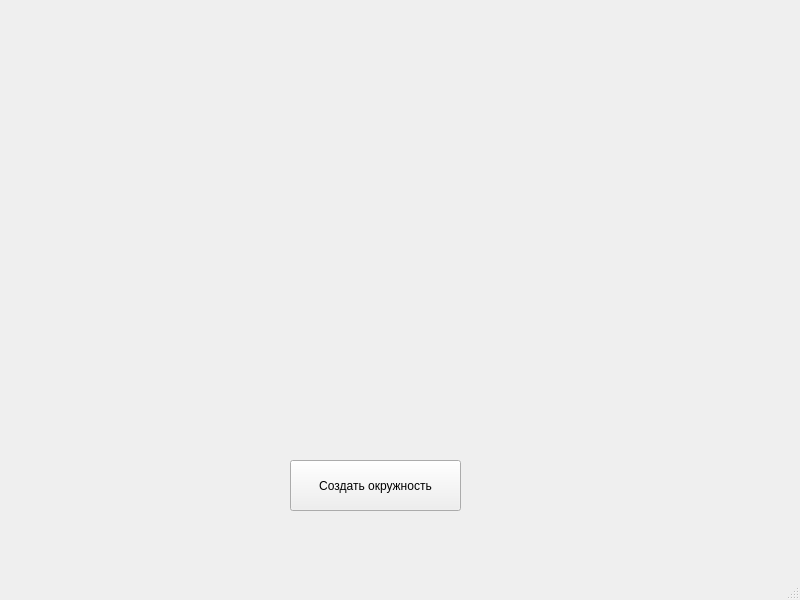
<?xml version="1.0" encoding="UTF-8"?>
<ui version="4.0">
 <class>MainWindow</class>
 <widget class="QMainWindow" name="MainWindow">
  <property name="geometry">
   <rect>
    <x>0</x>
    <y>0</y>
    <width>800</width>
    <height>600</height>
   </rect>
  </property>
  <property name="windowTitle">
   <string>MainWindow</string>
  </property>
  <widget class="QWidget" name="centralwidget">
   <widget class="QPushButton" name="pushButton">
    <property name="geometry">
     <rect>
      <x>290</x>
      <y>460</y>
      <width>171</width>
      <height>51</height>
     </rect>
    </property>
    <property name="text">
     <string>Создать окружность</string>
    </property>
   </widget>
  </widget>
  <widget class="QMenuBar" name="menubar">
   <property name="geometry">
    <rect>
     <x>0</x>
     <y>0</y>
     <width>800</width>
     <height>21</height>
    </rect>
   </property>
  </widget>
  <widget class="QStatusBar" name="statusbar"/>
 </widget>
 <resources/>
 <connections/>
</ui>
